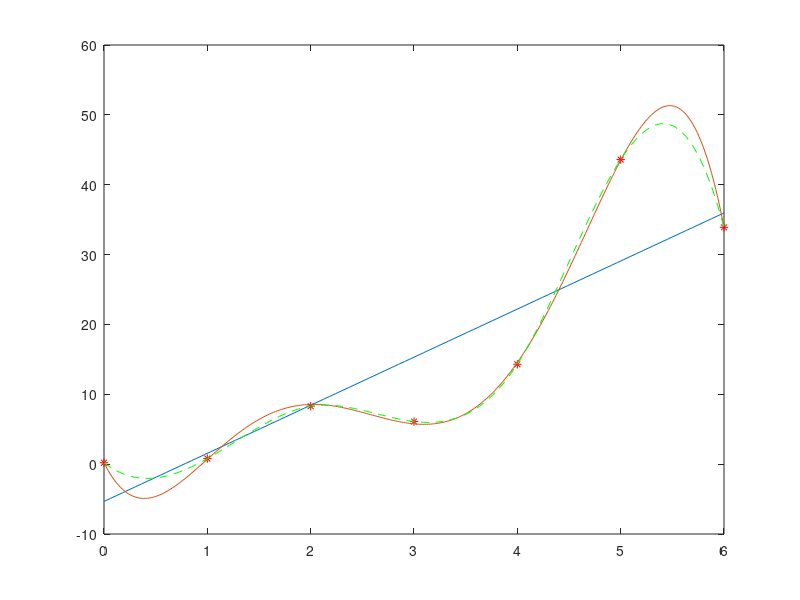

Reproduce this figure in MATLAB.
clear
clc

xpts= [0, 1, 2, 3, 4, 5, 6]
ypts=[0.2, 0.8, 8.3, 6.1, 14.3, 43.6, 33.9]
coeff= polyfit(xpts,ypts,1); 
xline=linspace(0,6,100); 
yline=polyval(coeff,xline);
plot(xpts, ypts,'r*', xline, yline);

disp('hit any key to continue')

hold on

pause;


order=input('type the order: ');

xnew=[3.3,4.6]
   %fit a polynomial
    q=max(xpts);
    p=min(xpts);
    delta=(q-p)/300;
    xfit=[p: delta : q];
    coeff=polyfit(xpts,ypts,order);
    yfit=polyval(coeff,xfit);
    
    %evaluation ot certain points
    ynew = polyval(coeff,xnew)
    
    plot(xfit,yfit)


splinecoeff=spline(xpts,ypts);
xspl=linspace(min(xpts),max(xpts),100);
yspl=ppval(splinecoeff,xspl);

%evaluation at certain points
ysnew = ppval(splinecoeff, xnew)

plot(xspl,yspl,'g--')


xi1=[3.3,4.6];
yi1=interp1(xpts,ypts,xi1)
